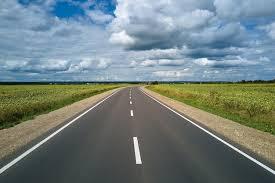
#> input picture lane_image.jpg, 275 x 183 px, given in place of lane_change.mp4, which was not available
$ python Live_lane.py
#> lines starting #> are read from the running program, lines starting #| are printed output that depends on the picture; after the words box and inside, x2 and y2 are one past the last pixel; in counts of white or black regions, pixels touching at a corner belong together; pictures that were not available may be replaced by others from this repository, and a replacement may not be noted
#> further down, frame is the input picture: shape (183, 275, 3); mean B, G, R 127.4, 128, 114
import cv2
import numpy as np


left_lane_history = []
right_lane_history = []
max_history = 5
def filter_white_yellow(image):
    """Filters white and yellow lane colors in the image."""
    hsv = cv2.cvtColor(image, cv2.COLOR_BGR2HSV)


    lower_white = np.array([0, 0, 200])
    upper_white = np.array([255, 30, 255])
    white_mask = cv2.inRange(hsv, lower_white, upper_white)


    lower_yellow = np.array([15, 100, 100])
    upper_yellow = np.array([35, 255, 255])
    yellow_mask = cv2.inRange(hsv, lower_yellow, upper_yellow)


    combined_mask = cv2.bitwise_or(white_mask, yellow_mask)
    return cv2.bitwise_and(image, image, mask=combined_mask)

def region_of_interest(image):
    """Applies a mask to keep only the region of interest (road lanes)."""
    height, width = image.shape[:2]
#> height = 183; width = 275
    mask = np.zeros_like(image)

    polygon = np.array([[
        (width * 0.1, height),
        (width * 0.45, height * 0.6),
        (width * 0.55, height * 0.6),
        (width * 0.9, height)
    ]], np.int32)

    cv2.fillPoly(mask, polygon, (255, 255, 255))
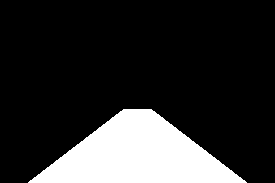
#> mask: shape (183, 275, 3); 18.3% white; 1 white region, box (x1, y1, x2, y2) and area: (28, 109, 247, 183) 9198
    return cv2.bitwise_and(image, mask)
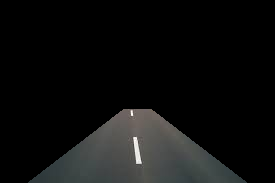
#> returned value: shape (183, 275, 3); mean of channels 0, 1, 2 14.5, 14.9, 14.3; drawn as B, G, R
#> in filter_white_yellow, `hsv = cv2.cvtColor(image, cv2.COLOR_BGR2HSV)`: hsv: shape (183, 275, 3); mean H, S, V 11, 4, 15.1
#> in filter_white_yellow, `white_mask = cv2.inRange(hsv, lower_white, upper_white)`:
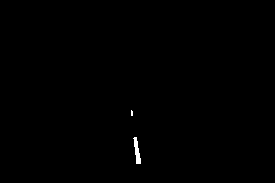
#> white_mask: shape (183, 275); 0.24% white; 2 white regions (1 under 20 px), largest, box (x1, y1, x2, y2) and area: (133, 137, 141, 164) 112
#> in filter_white_yellow, `yellow_mask = cv2.inRange(hsv, lower_yellow, upper_yellow)`: yellow_mask: shape (183, 275); every value is 0

def adaptive_canny(image):
    """Applies adaptive Canny edge detection for dynamic thresholding."""
    median_val = np.median(image)
#> median_val = 0
    lower = int(max(0, 0.66 * median_val))
#> lower = 0
    upper = int(min(255, 1.33 * median_val))
#> upper = 0
    return cv2.Canny(image, lower, upper)
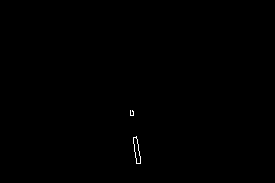
#> returned value: shape (183, 275); 0.15% white in thin lines or dots, all inside (x1, y1, x2, y2) = (130, 110, 141, 164)

def average_lines(lines):
    """Averages multiple detected lane lines for a stable display."""
    if len(lines) == 0:
        return None
    return np.mean(lines, axis=0).astype(int)

def detect_lanes(frame):
    """Detects lanes using improved filtering and line averaging."""
    global left_lane_history, right_lane_history

    roi = region_of_interest(frame)
    filtered = filter_white_yellow(roi)
    gray = cv2.cvtColor(filtered, cv2.COLOR_BGR2GRAY)
    blur = cv2.GaussianBlur(gray, (5, 5), 0)
    edges = adaptive_canny(blur)

    lines = cv2.HoughLinesP(edges, 2, np.pi / 180, 50, minLineLength=80, maxLineGap=150)
#> lines = None
    overlay = np.zeros_like(frame)

    left_lanes, right_lanes = [], []

    if lines is not None:
        for line in lines:
            x1, y1, x2, y2 = line[0]
            slope = (y2 - y1) / (x2 - x1 + 1e-6)

            if -0.5 < slope < 0.5:
                continue

            if slope < 0:
                left_lanes.append([x1, y1, x2, y2])
            else:
                right_lanes.append([x1, y1, x2, y2])


    if left_lanes:
        left_avg = average_lines(left_lanes)
        left_lane_history.append(left_avg)
        if len(left_lane_history) > max_history:
            left_lane_history.pop(0)
    if right_lanes:
        right_avg = average_lines(right_lanes)
        right_lane_history.append(right_avg)
        if len(right_lane_history) > max_history:
            right_lane_history.pop(0)

    left_final = average_lines(left_lane_history)
    right_final = average_lines(right_lane_history)


    if left_final is not None:
        cv2.line(overlay, (left_final[0], left_final[1]), (left_final[2], left_final[3]), (0, 255, 0), 5)
    if right_final is not None:
        cv2.line(overlay, (right_final[0], right_final[1]), (right_final[2], right_final[3]), (0, 255, 0), 5)


    alert_text = "Lane Detected"
    if left_final is None and right_final is None:
        alert_text = "ALERT: Both Lanes Lost! Stay Centered!"
        color = (0, 0, 255)
    elif left_final is None:
        alert_text = "Warning: Left Lane Lost!"
        color = (0, 255, 255)
    elif right_final is None:
        alert_text = "Warning: Right Lane Lost!"
        color = (0, 255, 255)
    else:
        color = (0, 255, 0)


    cv2.putText(frame, alert_text, (50, 50), cv2.FONT_HERSHEY_SIMPLEX, 1, color, 3, cv2.LINE_AA)
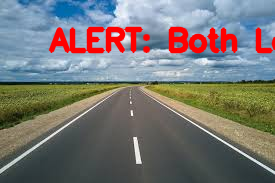
#> frame: shape (183, 275, 3); mean B, G, R 117.7, 119.6, 120.3

    return cv2.addWeighted(frame, 0.8, overlay, 1, 0)
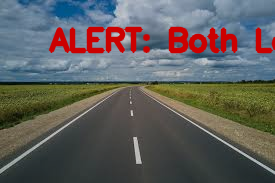
#> returned value: shape (183, 275, 3); mean of channels 0, 1, 2 94.1, 95.7, 96.2; drawn as B, G, R

cap = cv2.VideoCapture("./videos/lane_change.mp4")


cv2.namedWindow("Lane Detection", cv2.WND_PROP_FULLSCREEN)
cv2.setWindowProperty("Lane Detection", cv2.WND_PROP_FULLSCREEN, cv2.WINDOW_FULLSCREEN)

while cap.isOpened():
    ret, frame = cap.read()
    if not ret:
        break

    lane_frame = detect_lanes(frame)
    cv2.imshow("Lane Detection", lane_frame)

    if cv2.waitKey(1) & 0xFF == ord("q"):
#> (key q is pressed here)
        break

cap.release()
cv2.destroyAllWindows()

$ run again, on road_img.jpg
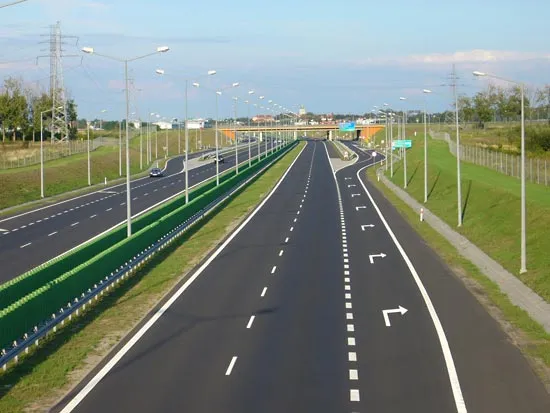
#> input picture road_img.jpg, 550 x 413 px, given in place of lane_change.mp4, which was not available
#> frame is the input picture: shape (413, 550, 3); mean B, G, R 122.4, 133.6, 123.4
#> in region_of_interest, `cv2.fillPoly(mask, polygon, (255, 255, 255))`:
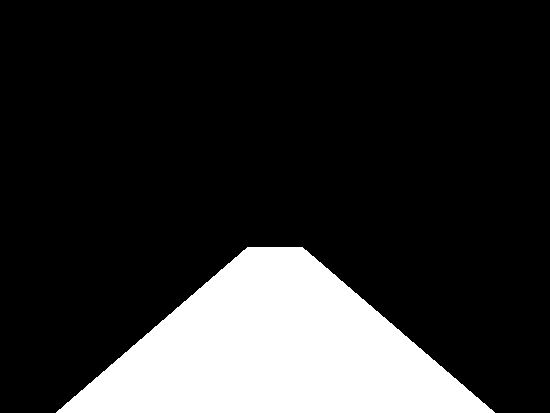
#> mask: shape (413, 550, 3); 18.1% white; 1 white region, box (x1, y1, x2, y2) and area: (56, 247, 495, 413) 41113
#> hsv: shape (413, 550, 3); mean H, S, V 13.7, 3.3, 15.1
#> white_mask: shape (413, 550); 0.52% white; 18 white regions (5 under 20 px), largest, box (x1, y1, x2, y2) and area: (60, 355, 123, 413) 362, (449, 373, 467, 413) 291, (351, 390, 359, 401) 87
#> yellow_mask: shape (413, 550); every value is 0
#> median_val = 0
#> lines = [[226, 372, 280, 250], [348, 286, 358, 400], [346, 286, 350, 397], [229, 374, 282, 253], [349, 294, 359, 396]]
#> the loop in detect_lanes, `for line in lines:` made 5 passes
#> (x1, y1, x2, y2, slope) on passes 1 to 5: (226, 372, 280, 250, -2.26), (348, 286, 358, 400, 11.4), (346, 286, 350, 397, 27.75), (229, 374, 282, 253, -2.28), (349, 294, 359, 396, 10.2)
#> after the loop in detect_lanes, `for line in lines:`: left_lanes = [[226, 372, 280, 250], [229, 374, 282, 253]]; right_lanes = [[348, 286, 358, 400], [346, 286, 350, 397], [349, 294, 359, 396]]
#> left_avg = [227, 373, 281, 251]
#> right_avg = [347, 288, 355, 397]
#> left_final = [227, 373, 281, 251]
#> right_final = [347, 288, 355, 397]
#> in detect_lanes, `return cv2.addWeighted(frame, 0.8, overlay, 1, 0)`:
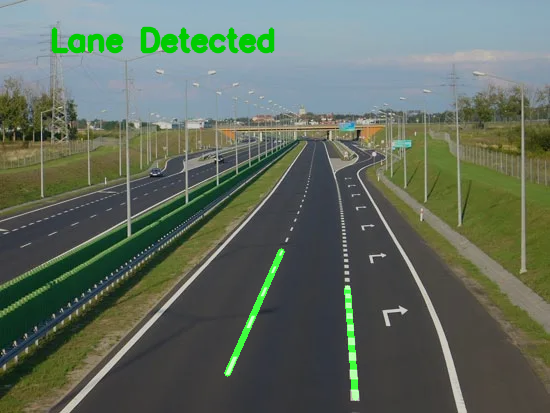
#> returned value: shape (413, 550, 3); mean of channels 0, 1, 2 95.6, 108.4, 96.9; drawn as B, G, R
